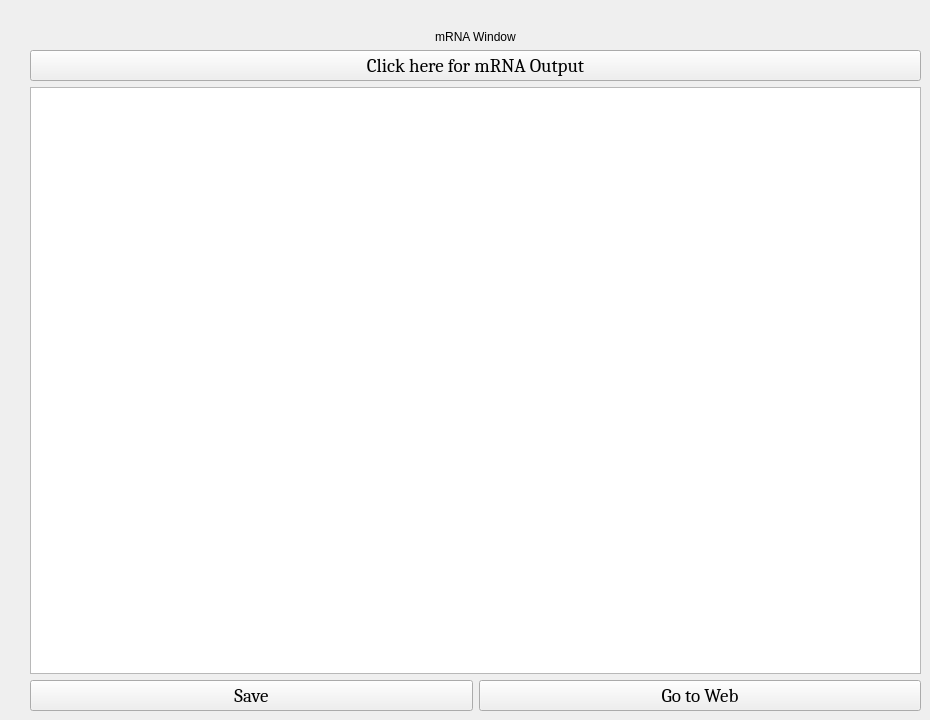
        <widget class="QWidget" name="page_4">
         <widget class="QWidget" name="layoutWidget">
          <property name="geometry">
           <rect>
            <x>30</x>
            <y>30</y>
            <width>891</width>
            <height>681</height>
           </rect>
          </property>
          <layout class="QVBoxLayout" name="verticalLayout_14">
           <item>
            <layout class="QVBoxLayout" name="verticalLayout_4">
             <item>
              <widget class="QLabel" name="label_10">
               <property name="sizePolicy">
                <sizepolicy hsizetype="Preferred" vsizetype="Fixed">
                 <horstretch>0</horstretch>
                 <verstretch>0</verstretch>
                </sizepolicy>
               </property>
               <property name="text">
                <string>mRNA Window</string>
               </property>
               <property name="alignment">
                <set>Qt::AlignCenter</set>
               </property>
              </widget>
             </item>
             <item>
              <widget class="QPushButton" name="pushButton_2">
               <property name="font">
                <font>
                 <family>Cambria</family>
                 <pointsize>14</pointsize>
                </font>
               </property>
               <property name="text">
                <string>Click here for mRNA Output</string>
               </property>
              </widget>
             </item>
             <item>
              <widget class="QTextEdit" name="textEdit">
               <property name="font">
                <font>
                 <family>Cambria</family>
                 <pointsize>14</pointsize>
                </font>
               </property>
               <property name="styleSheet">
                <string notr="true">*{
	background-image:url(:/image/3.jpg);
	background-repeat: no-repeat;
	background-attachment: fixed;
	background-position: center;
}</string>
               </property>
              </widget>
             </item>
            </layout>
           </item>
           <item>
            <layout class="QHBoxLayout" name="horizontalLayout_4">
             <item>
              <widget class="QPushButton" name="pushButton_12">
               <property name="font">
                <font>
                 <family>Cambria</family>
                 <pointsize>14</pointsize>
                </font>
               </property>
               <property name="text">
                <string>Save</string>
               </property>
              </widget>
             </item>
             <item>
              <widget class="QPushButton" name="pushButton_11">
               <property name="font">
                <font>
                 <family>Cambria</family>
                 <pointsize>14</pointsize>
                </font>
               </property>
               <property name="text">
                <string>Go to Web</string>
               </property>
              </widget>
             </item>
            </layout>
           </item>
          </layout>
         </widget>
        </widget>
